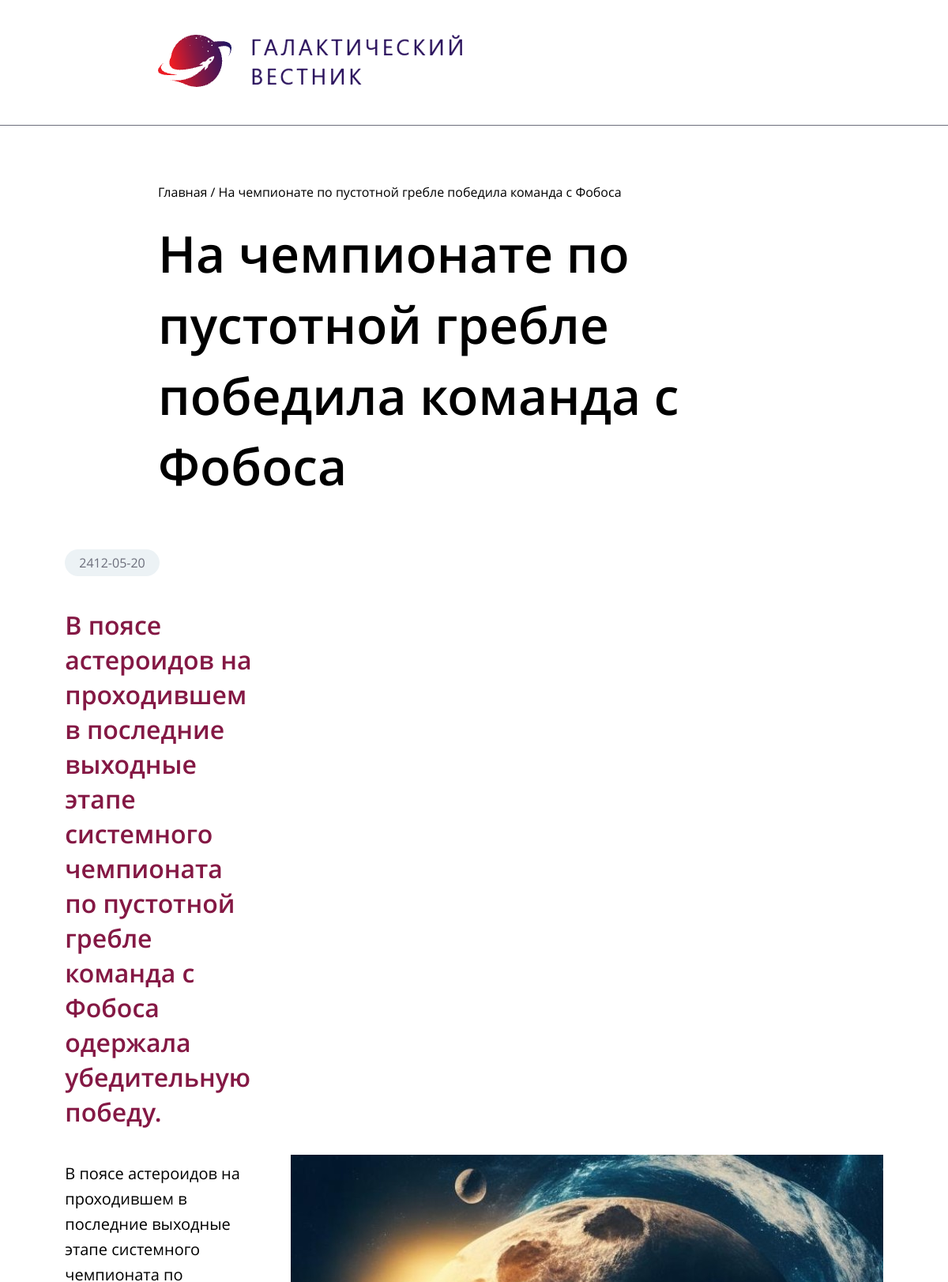
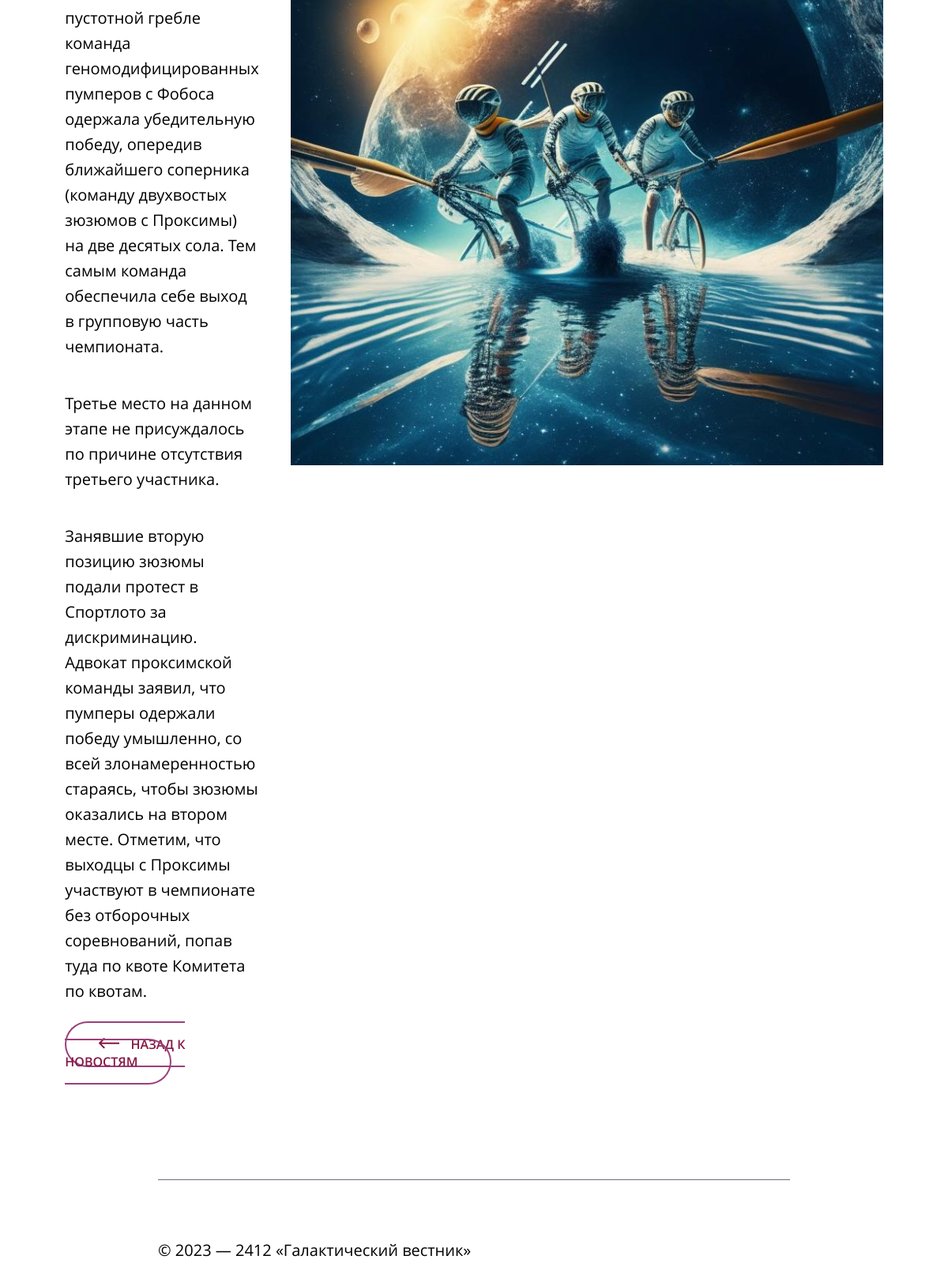
Screenshot of /news.php?id=2 with the database file from the repository (2 pictures, top to bottom).
### tables this page shows
CREATE TABLE `news` (
  `id` int(11) unsigned NOT NULL AUTO_INCREMENT,
  `date` datetime NULL DEFAULT NULL,
  `title` varchar(250) NOT NULL DEFAULT '',
  `announce` text NULL DEFAULT NULL,
  `content` text NULL DEFAULT NULL,
  `image` varchar(250) NOT NULL DEFAULT '',
  PRIMARY KEY (`id`),
  KEY `id` (`id`),

  KEY `idx_news_date` (`date`));

### news.php (the view, shortened to what this page needs)
<!DOCTYPE html>
<html lang="ru">
<head>
    <link rel="stylesheet" href="style.css">
    <link rel="stylesheet" href="css/normalize.css">
    <link rel="stylesheet" href="css/style.css">
    <?php require_once 'apps/announce.php' ?>
    <?php
require_once 'apps/setting.php';
$mysqli = new mysqli($host, $user, $pass, $data);
$newsId = isset($_GET['id']) ? (int)$_GET['id'] : 0;
if ($newsId > 0) {
    $sql = "SELECT *, DATE(date) AS news_date FROM news WHERE id = ?";
    $stmt = $mysqli->prepare($sql);
    $stmt->bind_param('i', $newsId);
    $stmt->execute();
    $result = $stmt->get_result();
    if ($result->num_rows > 0) {
        $article = $result->fetch_assoc();
        $news_date = $article['news_date'];
        $title = $article['title'];
        $announce = $article['announce'];
        $content = $article['content'];
        $image = $article['image'];
    } else {
        echo '<p>Новость не найдена.</p>';
    }
} else {
    echo '<p>Некорректный идентификатор новости</p>';
}
$announce = str_replace('<p>', '', $announce);
$announce = str_replace('</p>', '', $announce);
$content = str_replace('<p>', '<p class="page__descr">', $content);
$content = str_replace('</p>', '', $content);
?>
</head>
<body>
    <header class="header header_news">
        <div class="container">
            <a href="#">
                <img class="logo" src="/img/logo.png" alt="GalaxyNews">
            </a>
        </div>
    </header>
    <section class="news">
        <div class="container">
            <span class="news__nav">
                <a href="index.php">Главная</a> / <a href="#"><?php echo $title ?></a>
            </span>
            <h2 class="news__title">
                <?php echo $title ?>
            </h2>
            <div class="wrapper">
                <div class="news__content">
                    <p class="page__data"> <?php echo $news_date ?> </p>
                    <p class="page__announce"> <?php echo $announce ?> </p>
                    <p class="page__descr"> <?php echo $content ?> </p>
                    <a href="index.php" class="page__button"> Назад к новостям</a>
                </div>
                <img src="/images/<?php echo $image ?>" alt="">
            </div>
        </div>
    </section>
    <footer class="footer">
        <div class="container">
            <p class="footer__descr">
                © 2023 — 2412 «Галактический вестник»
            </p>
        </div>
    </footer>
</body>

### css/style.css (style rules this page uses)
html { box-sizing: border-box; }
body { max-width: 1905px; }
*, *::before, *::after { box-sizing: inherit; }
a { color: inherit; text-decoration: none; }
img { max-width: 100%; }
h1, h2, h3, p, a { margin: 0; padding: 0; }
.header { padding-top: 40px; padding-bottom: 40px; }
.container { margin-left: 200px; padding-right: 200px; }
.news__title { margin-bottom: 60px; color: rgb(0, 0, 0); font-family: 'Open Sans', sans-serif; font-size: 64px; font-weight: 600; line-height: 140%; letter-spacing: 0%; }
.footer__descr { margin-bottom: 85px; font-family: Open Sans; font-size: 20px; font-weight: 400; line-height: 160%; letter-spacing: 0%; }
.header_news { border-bottom: 1px solid rgb(108, 110, 123);; }
.news__nav { display: inline-block; margin-top: 73px; margin-bottom: 22px; font-family: Open Sans; font-size: 16px; font-weight: 400; line-height: 22px; letter-spacing: 0%; }
.wrapper { display: flex; justify-content: center; align-items: center; padding-bottom: 138px; border-bottom: 1px solid rgb(108, 110, 123); margin-bottom: 73px; }
.news__content { margin-right: 40px; }
.page__data { width: 120px; margin-bottom: 40px; padding: 6px 18px; color: rgb(108, 110, 123); font-family: 'Open Sans', sans-serif; font-size: 16px; font-weight: 400; line-height: 22px; letter-spacing: 0%; border-radius: 20px; background: rgb(236, 242, 245); }
.page__announce { margin-bottom: 40px; color: rgb(132, 24, 68); font-family: Open Sans; font-size: 32px; font-weight: 600; line-height: 44px; letter-spacing: 0%; text-align: left; }
.page__descr { margin-bottom: 40px; color: rgb(0, 0, 0); font-family: Open Sans; font-size: 20px; font-weight: 400; line-height: 160%; letter-spacing: 0%; text-align: left; }
.page__button { box-sizing: border-box; border: 2px solid rgb(155, 64, 122); border-radius: 50px; padding: 16px 41px 16px 41px; color: rgb(132, 24, 68); font-family: Open Sans; font-size: 16px; font-weight: 600; line-height: 22px; letter-spacing: 0%; text-align: left; text-transform: uppercase; }
.button__arrow_left { margin-right: 10px; }

### rows the page displays
news: title "На чемпионате по пустотной гребле победила команда с Фобоса", announce "В поясе астероидов на проходившем в последние выходные этапе системного чемпионата по пустотной гребле команда с Фобоса одержала убедительную победу.", content "В поясе астероидов на проходившем в последние выходные этапе системного чемпионата по пустотной гребле команда геномодифицированных пумперов с Фобоса одержала убедительную победу, опередив ближайшего соперника (команду двухвостых зюзюмов с Проксимы) на две десятых сола. Тем самым команда обеспечила себе выход в групповую часть чемпионата. Третье место на данном этапе не присуждалось по причине отсутствия третьего участника. Занявшие вторую позицию зюзюмы подали протест в Спортлото за дискриминацию. Адвокат проксимской команды заявил, что пумперы одержали победу умышленно, со всей злонамеренностью стараясь, чтобы зюзюмы оказались на втором месте. Отметим, что выходцы с Проксимы участвуют в…", image (picture)

### other values shown
$news_date "2412-05-20"
